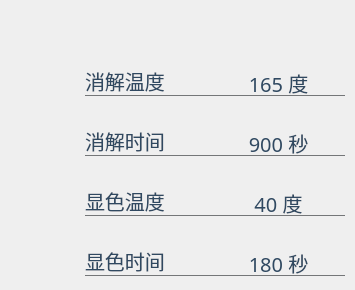
     <widget class="QWidget" name="m_ReactionParamTab">
      <attribute name="title">
       <string>反应参数</string>
      </attribute>
      <widget class="QLabel" name="m_DispelTime">
       <property name="geometry">
        <rect>
         <x>220</x>
         <y>130</y>
         <width>126</width>
         <height>26</height>
        </rect>
       </property>
       <property name="whatsThis">
        <string>LBL_02</string>
       </property>
       <property name="styleSheet">
        <string notr="true">QLabel
{
	padding:1px 10px 1px 1px;
	font:20px Semhei;
background-color: transparent;
color: #304961;
	image: url(:/images/pic_Right-Arrow.png);
	image-position:right;
}</string>
       </property>
       <property name="text">
        <string>900 秒</string>
       </property>
       <property name="alignment">
        <set>Qt::AlignCenter</set>
       </property>
      </widget>
      <widget class="Line" name="line2_2_2">
       <property name="geometry">
        <rect>
         <x>85</x>
         <y>155</y>
         <width>260</width>
         <height>1</height>
        </rect>
       </property>
       <property name="styleSheet">
        <string notr="true">border: 0px;
background-color: rgb(116, 118, 120);</string>
       </property>
       <property name="orientation">
        <enum>Qt::Horizontal</enum>
       </property>
      </widget>
      <widget class="QLabel" name="m_DispelTemperature">
       <property name="geometry">
        <rect>
         <x>220</x>
         <y>70</y>
         <width>126</width>
         <height>26</height>
        </rect>
       </property>
       <property name="whatsThis">
        <string>LBL_02</string>
       </property>
       <property name="styleSheet">
        <string notr="true">QLabel
{
	padding:1px 10px 1px 1px;
	font:20px Semhei;
background-color: transparent;
color: #304961;
	image: url(:/images/pic_Right-Arrow.png);
	image-position:right;
}</string>
       </property>
       <property name="text">
        <string>165 度</string>
       </property>
       <property name="alignment">
        <set>Qt::AlignCenter</set>
       </property>
      </widget>
      <widget class="QLabel" name="CurTitle2_2_1">
       <property name="geometry">
        <rect>
         <x>85</x>
         <y>60</y>
         <width>96</width>
         <height>41</height>
        </rect>
       </property>
       <property name="whatsThis">
        <string>LBL_02</string>
       </property>
       <property name="styleSheet">
        <string notr="true">font:20px Semhei;
background-color: transparent;
color: #304961;</string>
       </property>
       <property name="text">
        <string>消解温度</string>
       </property>
      </widget>
      <widget class="Line" name="line2_2_3">
       <property name="geometry">
        <rect>
         <x>85</x>
         <y>215</y>
         <width>260</width>
         <height>1</height>
        </rect>
       </property>
       <property name="styleSheet">
        <string notr="true">border: 0px;
background-color: rgb(116, 118, 120);</string>
       </property>
       <property name="orientation">
        <enum>Qt::Horizontal</enum>
       </property>
      </widget>
      <widget class="QLabel" name="CurTitle2_2_2">
       <property name="geometry">
        <rect>
         <x>85</x>
         <y>120</y>
         <width>96</width>
         <height>41</height>
        </rect>
       </property>
       <property name="whatsThis">
        <string>LBL_02</string>
       </property>
       <property name="styleSheet">
        <string notr="true">font:20px Semhei;
background-color: transparent;
color: #304961;</string>
       </property>
       <property name="text">
        <string>消解时间</string>
       </property>
      </widget>
      <widget class="QLabel" name="CurTitle2_2_3">
       <property name="geometry">
        <rect>
         <x>85</x>
         <y>180</y>
         <width>96</width>
         <height>41</height>
        </rect>
       </property>
       <property name="whatsThis">
        <string>LBL_02</string>
       </property>
       <property name="styleSheet">
        <string notr="true">font:20px Semhei;
background-color: transparent;
color: #304961;</string>
       </property>
       <property name="text">
        <string>显色温度</string>
       </property>
      </widget>
      <widget class="Line" name="line2_2_1">
       <property name="geometry">
        <rect>
         <x>85</x>
         <y>95</y>
         <width>260</width>
         <height>1</height>
        </rect>
       </property>
       <property name="styleSheet">
        <string notr="true">border: 0px;
background-color: rgb(116, 118, 120);</string>
       </property>
       <property name="orientation">
        <enum>Qt::Horizontal</enum>
       </property>
      </widget>
      <widget class="QLabel" name="m_ColoredTime">
       <property name="geometry">
        <rect>
         <x>220</x>
         <y>250</y>
         <width>126</width>
         <height>26</height>
        </rect>
       </property>
       <property name="whatsThis">
        <string>LBL_02</string>
       </property>
       <property name="styleSheet">
        <string notr="true">QLabel
{
	padding:1px 10px 1px 1px;
	font:20px Semhei;
background-color: transparent;
color: #304961;
	image: url(:/images/pic_Right-Arrow.png);
	image-position:right;
}</string>
       </property>
       <property name="text">
        <string>180 秒</string>
       </property>
       <property name="alignment">
        <set>Qt::AlignCenter</set>
       </property>
      </widget>
      <widget class="Line" name="line2_2_4">
       <property name="geometry">
        <rect>
         <x>85</x>
         <y>275</y>
         <width>260</width>
         <height>1</height>
        </rect>
       </property>
       <property name="styleSheet">
        <string notr="true">border: 0px;
background-color: rgb(116, 118, 120);</string>
       </property>
       <property name="orientation">
        <enum>Qt::Horizontal</enum>
       </property>
      </widget>
      <widget class="QLabel" name="CurTitle2_2_4">
       <property name="geometry">
        <rect>
         <x>85</x>
         <y>240</y>
         <width>96</width>
         <height>41</height>
        </rect>
       </property>
       <property name="whatsThis">
        <string>LBL_02</string>
       </property>
       <property name="styleSheet">
        <string notr="true">font:20px Semhei;
background-color: transparent;
color: #304961;</string>
       </property>
       <property name="text">
        <string>显色时间</string>
       </property>
      </widget>
      <widget class="QLabel" name="m_ColoredTemperature">
       <property name="geometry">
        <rect>
         <x>220</x>
         <y>190</y>
         <width>126</width>
         <height>26</height>
        </rect>
       </property>
       <property name="whatsThis">
        <string>LBL_02</string>
       </property>
       <property name="styleSheet">
        <string notr="true">QLabel
{
	padding:1px 10px 1px 1px;
	font:20px Semhei;
background-color: transparent;
color: #304961;
	image: url(:/images/pic_Right-Arrow.png);
	image-position:right;
}</string>
       </property>
       <property name="text">
        <string>40 度</string>
       </property>
       <property name="alignment">
        <set>Qt::AlignCenter</set>
       </property>
      </widget>
     </widget>
